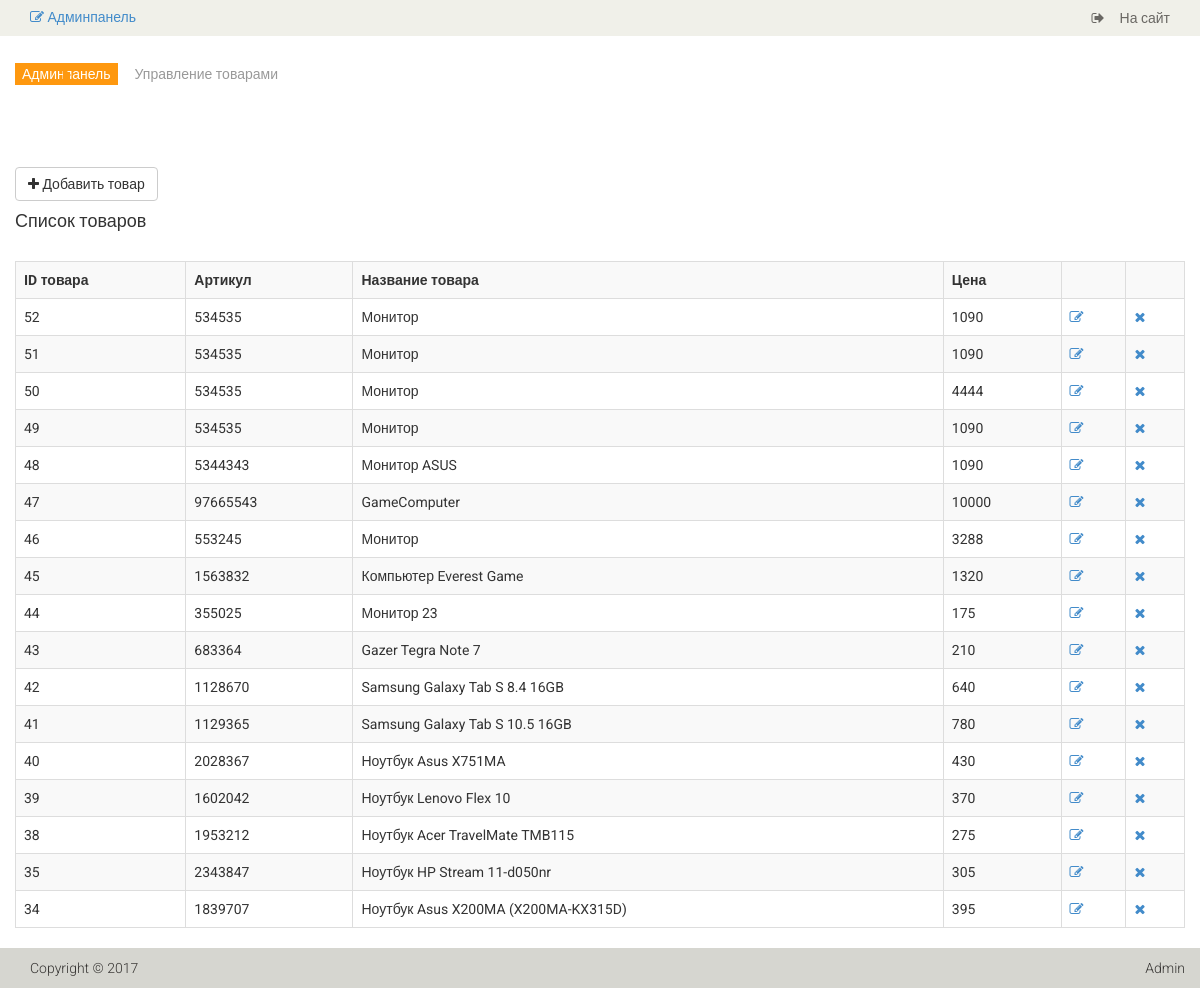
Page /admin/product (signed in) on the committed database.
### tables this page shows
CREATE TABLE `product` (
  `id` int(11) NOT NULL,
  `name` varchar(255) NOT NULL,
  `category_id` int(11) NOT NULL,
  `code` int(11) NOT NULL,
  `price` float NOT NULL,
  `availability` int(11) NOT NULL,
  `brand` varchar(255) NOT NULL,
  `image` varchar(255) NOT NULL,
  `description` text NOT NULL,
  `is_new` int(11) NOT NULL DEFAULT 0,
  `is_recommended` int(11) NOT NULL DEFAULT 0,
  `status` int(11) NOT NULL DEFAULT 1
);

### config/routes.php (called while the page is built)
<?php
return [
  'user/register' => 'user/register',
  'user/login' => 'user/login',
  'user/logout' => 'user/logout',
  'cabinet/edit' => 'cabinet/edit',
  'cabinet' => 'cabinet/index',
  'admin/product/create' => 'adminProduct/create',
  'admin/product/update/([0-9]+)' => 'adminProduct/update/$1',
  'admin/product/delete/([0-9]+)' => 'adminProduct/delete/$1',
  'admin/product' => 'adminProduct/index',
  'admin/category/create' => 'adminCategory/create',
  'admin/category/update/([0-9]+)' => 'adminCategory/update/$1',
  'admin/category/delete/([0-9]+)' => 'adminCategory/delete/$1',
  'admin/category' => 'adminCategory/index',
  'admin/order/update/([0-9]+)' => 'adminOrder/update/$1',
  'admin/order/delete/([0-9]+)' => 'adminOrder/delete/$1',
  'admin/order/view/([0-9]+)' => 'adminOrder/view/$1',
  'admin/order' => 'adminOrder/index',
  'admin' => 'admin/index',
  'category/([0-9]+)/page-([0-9]+)' => 'catalog/category/$1/$2',
  'category/([0-9]+)' => 'catalog/category/$1',
  'product/([0-9]+)' => 'product/view/$1',
  'catalog' => 'catalog/index',
  'head' => 'site/index',
  'about' => 'about/index',
  'contacts' => 'contacts/index',
  'cart/checkout' => 'cart/checkout',
  'cart/add/([0-9]+)' => 'cart/add/$1',
  'cart/addAjax/([0-9]+)/([0-9]+)' => 'cart/addAjax/$1/$2',
  'cart/delete/([0-9]+)' => 'cart/delete/$1',
  'cart' => 'cart/index',
  '' => 'site/index'
];

### controllers/AdminProductController.php (called while the page is built, shortened)
<?php
class AdminProductController extends AdminBase
{
    public function actionIndex()
    {
        $productsList = Product::getProductsList();
        require_once(ROOT . '/views/admin_product/index.php');
        return true;
    }
}

### index.php (called while the page is built, shortened)
<?php
$router = new Router();
$router->run();

### models/Product.php (called while the page is built, shortened)
<?php
class Product
{
    public static function getProductsList($count = Configuration::SHOW_BY_DEFAULT)
    {
        $db = Db::GetConnection();
        $query = "SELECT id, name, price, image, is_new, code, image
        FROM Product WHERE status = 1
        ORDER BY id DESC LIMIT $count";
        $result = $db->query($query);
        $data = $result->fetchAll(PDO::FETCH_ASSOC);
        return $data;
    }
}

### views/admin_product/index.php (the view)
<?php include ROOT . '/views/layouts/header_admin.php'; ?>
<section>
    <div class="container">
        <div class="row">
            <br/>
            <div class="breadcrumbs">
                <ol class="breadcrumb">
                    <li><a href="/admin">Админпанель</a></li>
                    <li class="active">Управление товарами</li>
                </ol>
            </div>
            <a href="/admin/product/create" class="btn btn-default back"><i class="fa fa-plus"></i> Добавить товар</a>
            <h4>Список товаров</h4>
            <br/>
            <table class="table-bordered table-striped table">
                <tr>
                    <th>ID товара</th>
                    <th>Артикул</th>
                    <th>Название товара</th>
                    <th>Цена</th>
                    <th></th>
                    <th></th>
                </tr>
                <?php foreach ($productsList as $product): ?>
                    <tr>
                        <td><?php echo $product['id']; ?></td>
                        <td><?php echo $product['code']; ?></td>
                        <td><?php echo $product['name']; ?></td>
                        <td><?php echo $product['price']; ?></td>
                        <td><a href="/admin/product/update/<?php echo $product['id']; ?>" title="Редактировать"><i class="fa fa-pencil-square-o"></i></a></td>
                        <td><a href="/admin/product/delete/<?php echo $product['id']; ?>" title="Удалить"><i class="fa fa-times"></i></a></td>
                    </tr>
                <?php endforeach; ?>
            </table>
        </div>
    </div>
</section>
<?php include ROOT . '/views/layouts/footer_admin.php'; ?>

### components/Router.php (shortened to what this page needs)
<?php
class Router
{
    private $routes;
    public function __construct()
    {
        $routesPath = ROOT . '/config/routes.php';
        $this->routes = include($routesPath);
    }
    public function run()
    {
        $uri = trim($_SERVER["REQUEST_URI"], '/');
        foreach ($this->routes as $uriPattern => $path) {
            if (preg_match("~$uriPattern~", $uri)) {
                $internalRoute = preg_replace("~$uriPattern~", $path, $uri);
                $segments   = explode('/', $internalRoute);
                $controllerName = ucfirst(array_shift($segments) . 'Controller');
                $actionName = 'action' . ucfirst(array_shift($segments));
                $controllerObject = new $controllerName;
                $result = call_user_func_array(array($controllerObject, $actionName), $segments);
                if ($result) break;
            }
        }
    }
}

### template/css/main.css (style rules this page uses)
body { font-family: 'Roboto', sans-serif; background:; position: relative; font-weight:400px; }
a { -webkit-transition: 300ms; -moz-transition: 300ms; -o-transition: 300ms; transition: 300ms; }
h1, h2, h3, h4, h5, h6 { font-family: 'Roboto', sans-serif; }
.breadcrumbs { position: relative; }
.breadcrumbs .breadcrumb { background:transparent; margin-bottom: 75px; padding-left: 0; }
.breadcrumbs .breadcrumb li a { background:#FE980F; color: #FFFFFF; padding: 3px 7px; }
.breadcrumbs .breadcrumb li a:after { content:""; height:auto; width: auto; border-width: 8px; border-style: solid; border-color:transparent transparent transparent #FE980F; position: absolute; top: 11px; left:48px; }
.breadcrumbs .breadcrumb > li + li:before { content: " "; }

### rows in the picture
product: id "52", code "534535", name "Монитор", price "1090"
product: id "51", code "534535", name "Монитор", price "1090"
product: id "50", code "534535", name "Монитор", price "4444"
product: id "49", code "534535", name "Монитор", price "1090"
product: id "48", code "5344343", name "Монитор ASUS", price "1090"
product: id "47", code "97665543", name "GameComputer", price "10000"
product: id "46", code "553245", name "Монитор", price "3288"
product: id "45", code "1563832", name "Компьютер Everest Game", price "1320"
product: id "44", code "355025", name "Монитор 23", price "175"
product: id "43", code "683364", name "Gazer Tegra Note 7", price "210"
product: id "42", code "1128670", name "Samsung Galaxy Tab S 8.4 16GB", price "640"
product: id "41", code "1129365", name "Samsung Galaxy Tab S 10.5 16GB", price "780"
product: id "40", code "2028367", name "Ноутбук Asus X751MA", price "430"
product: id "39", code "1602042", name "Ноутбук Lenovo Flex 10", price "370"
product: id "38", code "1953212", name "Ноутбук Acer TravelMate TMB115", price "275"
product: id "35", code "2343847", name "Ноутбук HP Stream 11-d050nr", price "305"
product: id "34", code "1839707", name "Ноутбук Asus X200MA (X200MA-KX315D)", price "395"
